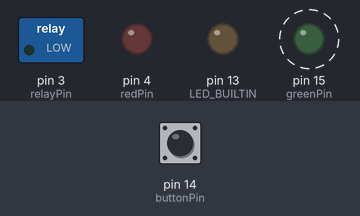
The program below on a simulated Arduino Uno, built with avr-gcc and run on an emulated ATmega328P. Parts: switched loads named in the program (green lamp = pin HIGH), output pins drawn as LEDs (lit = HIGH). Dashed ring = blinking. Inputs (shaded band) come from the test bench; at power-on: pin 14 (buttonPin) HIGH.

Above: at 1.2 s.
1.3 s: pin 14 (buttonPin) pulled LOW for 0.15 s
At 2.1 s:
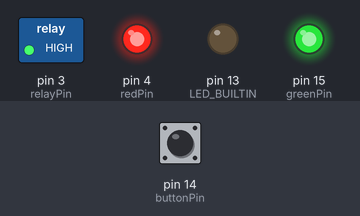
2.9 s: pin 14 (buttonPin) pulled LOW for 1 s
At 4.07 s:
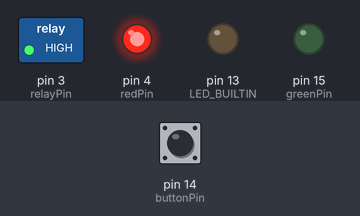
6.9 s: pin 14 (buttonPin) pulled LOW for 0.15 s
At 7.9 s:
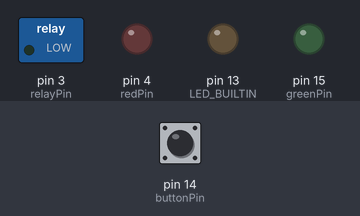
10.0 s: pin 14 (buttonPin) pulled LOW for 3.2 s
At 10.6 s:
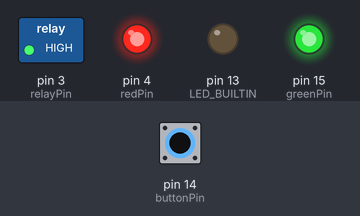
Timing chart, 0 to 13.0 s (numbered marks = the images above; inputs shaded):
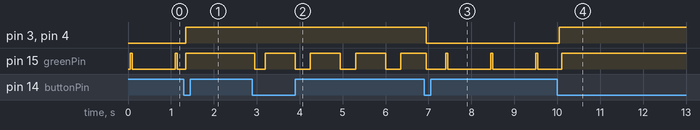

Measured:
- after the input at 1.3 s, pin 3 (relayPin), pin 4 (redPin): LOW → HIGH after 0.05 s
- after the input at 2.9 s, pin 15 (greenPin): HIGH → LOW after 0.05 s, then repeats every 1.1 s: HIGH 0.70 s, LOW 0.35 s
- after the input at 6.9 s, pin 3 (relayPin), pin 4 (redPin): HIGH → LOW after 0.05 s
- after the input at 10.0 s, pin 3 (relayPin), pin 4 (redPin): LOW → HIGH after 0.05 s

The program:

main.cpp
```cpp
#include <Arduino.h>
#include "SimpleTimer.h"
#include <stdarg.h>

#define SERIAL_PRINTF_MAX_BUFF 256

int relayPin = 3;
int redPin = 4;
int greenPin = PIN_A1;
int buttonPin = PIN_A0;
int relayState = LOW;
int mode = 0;
long periodTime = 1L * 60L * 1000L;     // periodo del ciclo de trabajo
long dutyCycle[] = {0, 100, 66}; // % de tiempo señal activa en un periodo
size_t numModes;
int buttonState;
int lastButtonState = HIGH;         // the previous reading from the input pin
unsigned long lastDebounceTime = 0; // the last time the output pin was toggled
unsigned long debounceDelay = 50;   // the debounce time; increase if the output flickers
SimpleTimer timer;
int counterShowMode;
int msShowMode = 50;
int timerPeriod;
int timerNextMode;
int timerBlinkGreen;
int timerShowMode;
int timerLog;
int *timerOff;

bool buttonPressed();
void disableTimers();
void nextMode();
void setMode(int newMode);
void setRelay(int state);
void setRelayOff();
void setRelayOn();
void serialPrintf(const char *fmt, ...);
void showMode();
void startCycle();
void timerStart(int numTimer);
void toggleGreen();
void log();

void setup()
{
  Serial.begin(9600);

  pinMode(LED_BUILTIN, OUTPUT);
  pinMode(redPin, OUTPUT);
  pinMode(greenPin, OUTPUT);
  pinMode(relayPin, OUTPUT);
  pinMode(buttonPin, INPUT_PULLUP);
  digitalWrite(redPin, LOW);
  digitalWrite(greenPin, LOW);
  relayState = LOW;
  digitalWrite(relayPin, relayState);

  numModes = sizeof(dutyCycle) / sizeof(long);
  timerOff = new int[numModes];

  //timerLog = timer.setInterval(1000, log);
  timerNextMode = timer.setInterval(1000, nextMode);
  timerBlinkGreen = timer.setInterval(100, toggleGreen);
  timerShowMode = timer.setInterval(msShowMode, showMode);
  timerPeriod = timer.setInterval(periodTime, startCycle);
  for (size_t i = 0; i < numModes; i++)
  {
    long activeTime = (long)dutyCycle[i] * (long)(periodTime / 100L);
    timerOff[i] = timer.setInterval(activeTime, setRelayOff);
  }

  setMode(0);
}

void loop()
{
  if (buttonPressed())
  {
    nextMode();
    //timerStart(timerNextMode);
    //timerStart(timerBlinkGreen);
  }

  timer.run();
}

void log()
{
  serialPrintf("relayState=%d,mode=%d,maxModes=%d,buttonState=%d,lastButtonState=%d\n", relayState, mode, numModes, buttonState, lastButtonState);
}

void nextMode()
{
  int newMode = mode < numModes - 1 ? mode + 1 : 0;
  setMode(newMode);
}

void setMode(int newMode)
{
  mode = newMode;
  disableTimers();
  if (mode == 0)
  {
    setRelayOff();
  }
  else if (mode == 1)
  {
    setRelayOn();
  }
  else
  {
    startCycle();
  }
}

void startCycle()
{
  setRelayOn();
  timerStart(timerPeriod);
  timerStart(timerOff[mode]);
}

void setRelay(int state)
{
  relayState = state;
  digitalWrite(relayPin, state);
  digitalWrite(redPin, state);
}

void setRelayOn()
{
  setRelay(HIGH);
}

void setRelayOff()
{
  setRelay(LOW);
}

bool buttonPressed()
{
  bool pressed = false;
  int reading = digitalRead(buttonPin);
  if (reading != lastButtonState)
  {
    // reset the debouncing timer
    lastDebounceTime = millis();
  }

  if ((millis() - lastDebounceTime) > debounceDelay)
  {
    if (reading != buttonState)
    {
      buttonState = reading;
      if (buttonState == LOW)
      {
        pressed = true;
      }
    }
  }

  lastButtonState = reading;

  return pressed;
}

void disableTimers()
{
  timer.disable(timerNextMode);
  timer.disable(timerBlinkGreen);
  timer.disable(timerPeriod);
  for (size_t i = 0; i < numModes; i++)
  {
    timer.disable(timerOff[i]);
  }
}

void showMode()
{
  bool on = (mode == 0 && counterShowMode == 0);
  on = on || mode == 1;
  on = on || (mode > 1 && counterShowMode * msShowMode < dutyCycle[mode] * 10);
  digitalWrite(greenPin, on ? HIGH : LOW);
  counterShowMode = counterShowMode * msShowMode < 1000 ? counterShowMode + 1 : 0;
}

void toggleGreen()
{
  if (digitalRead(greenPin) == LOW)
    digitalWrite(greenPin, HIGH);
  else
    digitalWrite(greenPin, LOW);
}

void timerStart(int numTimer)
{
  timer.enable(numTimer);
  timer.restartTimer(numTimer);
}

void serialPrintf(const char *fmt, ...)
{
  /* Buffer for storing the formatted data */
  char buff[SERIAL_PRINTF_MAX_BUFF];
  /* pointer to the variable arguments list */
  va_list pargs;
  /* Initialise pargs to point to the first optional argument */
  va_start(pargs, fmt);
  /* create the formatted data and store in buff */
  vsnprintf(buff, SERIAL_PRINTF_MAX_BUFF, fmt, pargs);
  va_end(pargs);
  Serial.print(buff);
}
```
